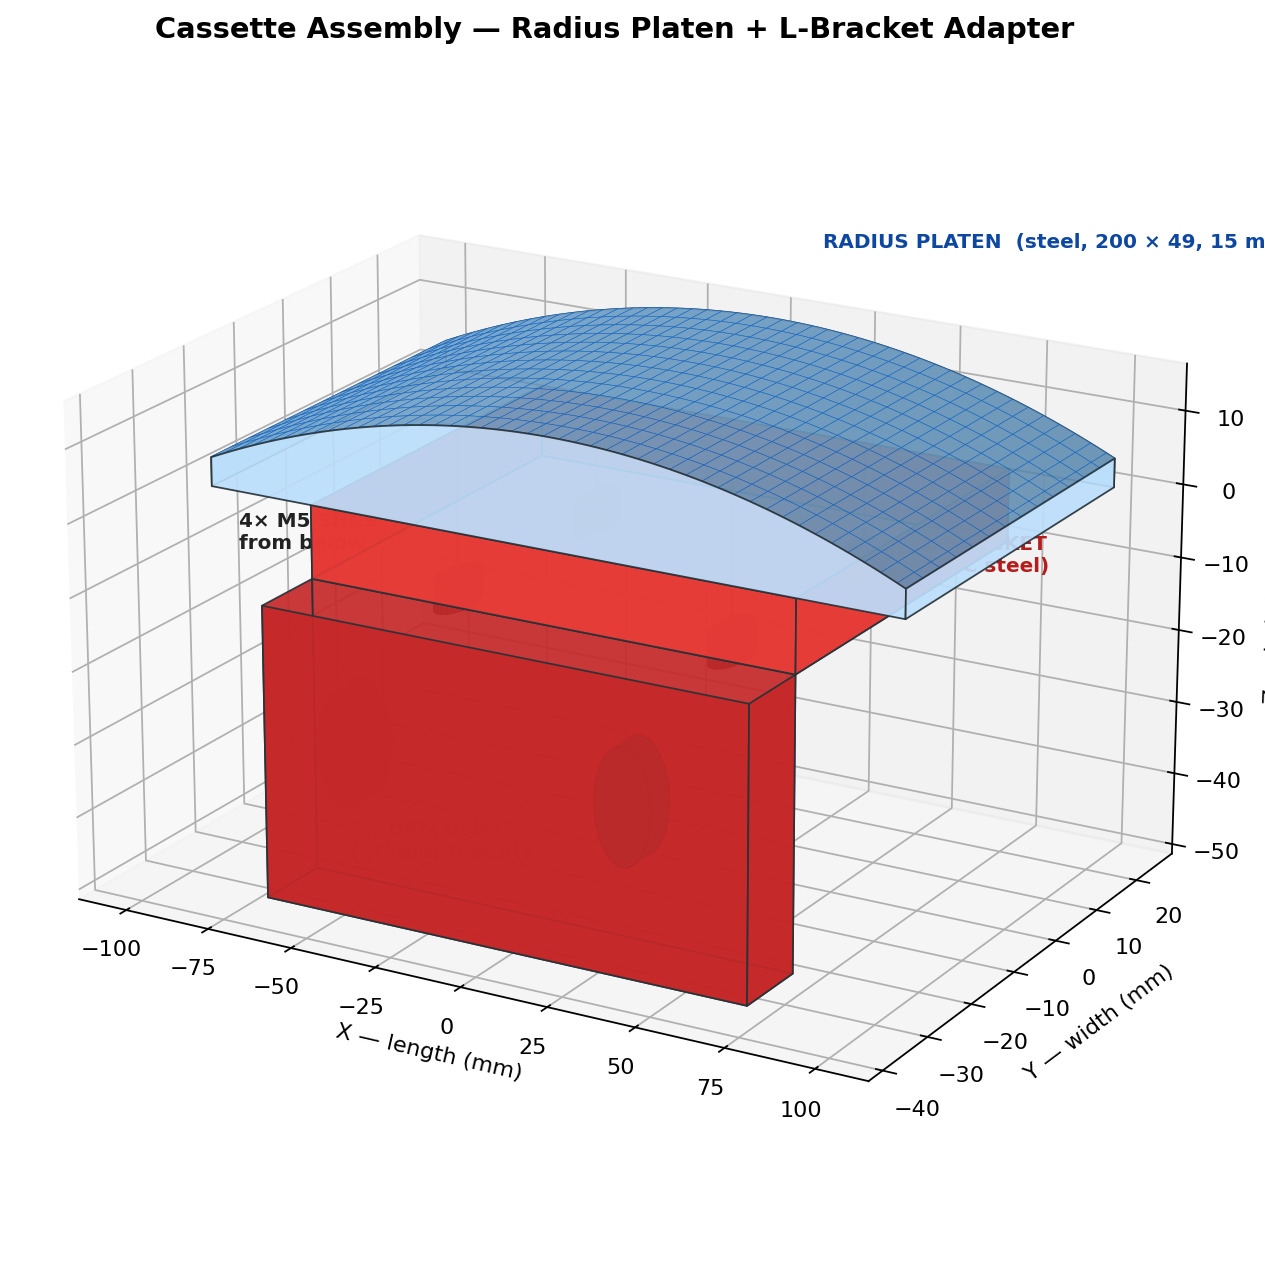

Reproduce this figure in Python.
"""3D assembly sketch: radius platen + CNC steel L-bracket cassette.

Shows the platen mounted to the bracket with 4 M5 SHCS from underneath,
and the 2 OEM grinder mounting bolts through the bracket front plate.
"""

import numpy as np
import matplotlib.pyplot as plt
from mpl_toolkits.mplot3d.art3d import Poly3DCollection

# ---- Platen ----
L, W, TOP = 200.0, 49.0, 15.0
R = 457.2
SAG = R - np.sqrt(R**2 - (L/2)**2)
BASE = TOP - SAG

# ---- Bracket ----
TOP_LEN, TOP_WID, TOP_THK = 140.0, 49.0, 10.0
FRONT_THK, FRONT_HEIGHT = 10.0, 50.0
GR_BOLT_SPACING, GR_BOLT_DIA = 80.0, 8.0
PL_DX, PL_DY = 40.0, 15.0          # platen bolt pattern half-spacing

# Bracket sits with top face at z = 0; platen sits on top of bracket
# So platen z range: 0 .. TOP, with arc on top.
# Bracket top plate z range: -TOP_THK .. 0
# Bracket front plate hangs down from rear edge in -Y direction.

fig = plt.figure(figsize=(13, 8))
ax = fig.add_subplot(111, projection='3d')

# ----- platen (curved top) -----
nx, ny = 90, 14
xx = np.linspace(-L/2, L/2, nx)
yy = np.linspace(-W/2, W/2, ny)
X, Y = np.meshgrid(xx, yy)
Zt = TOP - (R - np.sqrt(R**2 - X**2))
ax.plot_surface(X, Y, Zt, color='#90caf9', edgecolor='#1565c0',
                linewidth=0.25, alpha=0.92, shade=True)

def quad(verts, color, alpha=0.92, edge='#263238', lw=0.8):
    p = Poly3DCollection([verts], alpha=alpha, facecolor=color, edgecolor=edge, linewidths=lw)
    ax.add_collection3d(p)

# Platen sides
xs_fine = np.linspace(-L/2, L/2, 80)
zs_arc  = TOP - (R - np.sqrt(R**2 - xs_fine**2))
# Front (-Y) wall
front = [(xx, -W/2, 0) for xx in xs_fine] + [(xx, -W/2, zz) for xx, zz in zip(xs_fine[::-1], zs_arc[::-1])]
quad(front, '#bbdefb')
back  = [(xx,  W/2, 0) for xx in xs_fine] + [(xx,  W/2, zz) for xx, zz in zip(xs_fine[::-1], zs_arc[::-1])]
quad(back, '#bbdefb')
# Platen end caps (z 0 -> BASE since arc reaches BASE at ends)
for xe in (-L/2, L/2):
    quad([(xe, -W/2, 0), (xe, W/2, 0), (xe, W/2, BASE), (xe, -W/2, BASE)], '#bbdefb')

# ----- bracket top plate -----
bx0, bx1 = -TOP_LEN/2, TOP_LEN/2
by0, by1 = -TOP_WID/2, TOP_WID/2
bz0, bz1 = -TOP_THK, 0
# 6 faces of bracket top plate
quad([(bx0,by0,bz0),(bx1,by0,bz0),(bx1,by1,bz0),(bx0,by1,bz0)], '#ef5350')  # bottom
quad([(bx0,by0,bz0),(bx1,by0,bz0),(bx1,by0,bz1),(bx0,by0,bz1)], '#e53935')  # front
quad([(bx0,by1,bz0),(bx1,by1,bz0),(bx1,by1,bz1),(bx0,by1,bz1)], '#e53935')  # back
quad([(bx0,by0,bz0),(bx0,by1,bz0),(bx0,by1,bz1),(bx0,by0,bz1)], '#e53935')  # left
quad([(bx1,by0,bz0),(bx1,by1,bz0),(bx1,by1,bz1),(bx1,by0,bz1)], '#e53935')  # right
# (top of bracket hidden under platen — skip)

# ----- bracket front (vertical) plate -----
fx0, fx1 = -TOP_LEN/2, TOP_LEN/2
fy0, fy1 = by0 - FRONT_THK, by0   # hangs in -Y from bracket rear edge... actually keep at -Y front
fz0, fz1 = bz0 - (FRONT_HEIGHT - TOP_THK), bz0
# Place front plate at the FRONT (-Y) of the bracket — matches photo (bolts face grinder)
quad([(fx0,fy0,fz0),(fx1,fy0,fz0),(fx1,fy0,fz1),(fx0,fy0,fz1)], '#c62828')
quad([(fx0,fy1,fz0),(fx1,fy1,fz0),(fx1,fy1,fz1),(fx0,fy1,fz1)], '#c62828')
quad([(fx0,fy0,fz0),(fx0,fy1,fz0),(fx0,fy1,fz1),(fx0,fy0,fz1)], '#c62828')
quad([(fx1,fy0,fz0),(fx1,fy1,fz0),(fx1,fy1,fz1),(fx1,fy0,fz1)], '#c62828')
quad([(fx0,fy0,fz0),(fx1,fy0,fz0),(fx1,fy1,fz0),(fx0,fy1,fz0)], '#c62828')  # bottom

# ----- 4 platen-to-bracket M5 screws (visible heads on bracket bottom) -----
def screw(x, y, head_z=bz0, head_d=8.5, head_h=4, shaft_top=BASE+5):
    """Draw a simple SHCS — cylinder head on bracket bottom + shaft up into platen."""
    # head (below bracket bottom)
    theta = np.linspace(0, 2*np.pi, 24)
    hz0, hz1 = head_z - head_h, head_z
    for z in [hz0, hz1]:
        circ = [(x + head_d/2*np.cos(t), y + head_d/2*np.sin(t), z) for t in theta]
        quad(circ, '#424242', alpha=0.95)
    # sides of head
    for i in range(len(theta)-1):
        v = [(x+head_d/2*np.cos(theta[i]),   y+head_d/2*np.sin(theta[i]),   hz0),
             (x+head_d/2*np.cos(theta[i+1]), y+head_d/2*np.sin(theta[i+1]), hz0),
             (x+head_d/2*np.cos(theta[i+1]), y+head_d/2*np.sin(theta[i+1]), hz1),
             (x+head_d/2*np.cos(theta[i]),   y+head_d/2*np.sin(theta[i]),   hz1)]
        quad(v, '#424242', alpha=0.95, lw=0.2)
    # shaft (5mm dia, runs through bracket and into platen)
    ax.plot([x,x],[y,y],[head_z, shaft_top], color='#212121', lw=1.5)

for dx in (-PL_DX, PL_DX):
    for dy in (-PL_DY, PL_DY):
        screw(dx, dy)

# ----- 2 grinder-mount bolts on front plate -----
front_y_outer = fy0
for dx in (-GR_BOLT_SPACING/2, GR_BOLT_SPACING/2):
    bz_center = fz0 + 25   # FRONT_BOLT_Z = 25 from bottom of front plate
    theta = np.linspace(0, 2*np.pi, 24)
    head_d = 16
    head_y_outer = front_y_outer - 4   # head sticks out 4 mm
    for yv in [front_y_outer, head_y_outer]:
        circ = [(dx + head_d/2*np.cos(t), yv, bz_center + head_d/2*np.sin(t)) for t in theta]
        quad(circ, '#37474f', alpha=0.95)
    for i in range(len(theta)-1):
        v = [(dx+head_d/2*np.cos(theta[i]),   front_y_outer,  bz_center+head_d/2*np.sin(theta[i])),
             (dx+head_d/2*np.cos(theta[i+1]), front_y_outer,  bz_center+head_d/2*np.sin(theta[i+1])),
             (dx+head_d/2*np.cos(theta[i+1]), head_y_outer,   bz_center+head_d/2*np.sin(theta[i+1])),
             (dx+head_d/2*np.cos(theta[i]),   head_y_outer,   bz_center+head_d/2*np.sin(theta[i]))]
        quad(v, '#37474f', alpha=0.95, lw=0.2)

# ----- Annotations -----
def lbl(p, txt, color='#1a237e', size=9):
    ax.text(*p, txt, color=color, fontsize=size, weight='bold')

lbl((0, W/2+12, TOP+6), 'RADIUS PLATEN  (steel, 200 × 49, 15 mm crown)', color='#0d47a1')
lbl((TOP_LEN/2 + 5, 0, -TOP_THK/2), 'L-BRACKET\n(CNC steel)', color='#b71c1c')
lbl((0, fy0-30, fz0 + 25), '2× OEM bolts\n(grinder mount)', color='#37474f')
lbl((-L/2 - 30, 0, -TOP_THK - 10), '4× M5 SHCS\nfrom below', color='#212121')

# Cosmetics
ax.set_xlabel('X — length (mm)')
ax.set_ylabel('Y — width (mm)')
ax.set_zlabel('Z — height (mm)')
ax.set_title('Cassette Assembly — Radius Platen + L-Bracket Adapter',
             fontsize=13, weight='bold')
ax.set_box_aspect((L, W*3, (TOP + FRONT_HEIGHT)*1.8))
ax.view_init(elev=20, azim=-60)
ax.grid(True, alpha=0.3)

plt.tight_layout()
plt.savefig('/home/user/github-pages/platen_assembly.png', dpi=160, bbox_inches='tight')
print("Saved: /home/user/github-pages/platen_assembly.png")
